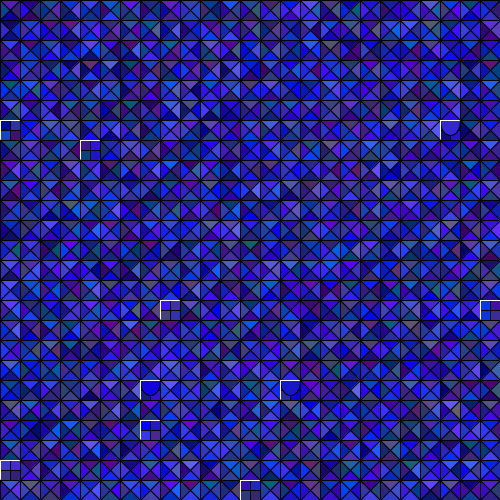
Frame 1 (no input)
Frame 60 (the mouse pressed at the canvas centre just before this capture): identical to frame 1, image omitted
Frame 120 (the mouse held since frame 60 and released just before this capture): identical to frame 1, image omitted

The Processing sketch that drew this single still picture (run headless with seeded random() and noise(); from frame 60 on, the mouse is pressed at the canvas centre):

// Processing sketch: processing_110292
// ── processing_110292.pde

int x=0;
int y=0;
float num1=0;
int num2=300;

void setup()
{
  size(500,500);
  background(0,0,255);
}

void draw()
{
  for(int count=500;y<count;y+=20)
  {
    for(int count2=500;x<count2;x+=20)
    {
      num1=random(305);
      if(num1<num2)
      {
        fill(random(70),random(70),random(100,255));
        triangle(x,y,x,y+20,x+10,y+10);
        fill(random(100),random(100),random(100,255));
        triangle(x,y,x+20,y,x+10,y+10);
        fill(random(100),random(100),random(100,255));
        triangle(x+20,y,x+10,y+10,x+20,y+20);
        fill(random(70),random(70),random(100,255));
        triangle(x,y+20,x+10,y+10,x+20,y+20);
      }
      if(num1>=num2)
      {
        num1=random(500);
        if(num1<num2)
        {
          fill(random(75,120));
          quad(x,y,x+20,y,x+20,y+20,x,y+20); 
          fill(random(70),random(70),random(100,255));
          rect(x,y,10,10);
          fill(random(70),random(70),random(100,255),200);
          rect(x+10,y,10,10);
          fill(random(70),random(70),random(100,255));
          rect(x,y+10,10,10);
          fill(random(70),random(70),random(100,255),200);
          rect(x+10,y+10,10,10);
          stroke(255);
          line(x,y,x+20,y);
          line(x,y+20,x,y);
          stroke(0);
        }
        if(num1>=num2)
        {
          num1=random(600);
          if(num1<num2)
          {
            fill(random(70),random(70),random(100,255),200);
            rect(x+10,y,10,10);
            fill(random(70),random(70),random(100,255));
            rect(x,y+10,10,10);
            fill(random(70),random(70),random(100,255));
            bezier(x,y,x+20,y,x+20,y+20,x,y+20);
            stroke(255);
            line(x,y,x+20,y);
            line(x,y+20,x,y);
          }
          else
          {
            fill(random(70),random(70),random(100,255));
            rect(x,y+10,10,10);
            fill(random(70),random(70),random(100,255),200);
            rect(x+10,y+10,10,10);
            fill(random(70),random(70),random(100,255));
            bezier(x+20,y,x+20,y+20,x,y+20,x,y);
            stroke(255);
            line(x,y,x+20,y);
            line(x,y+20,x,y);
          }
          stroke(0);
        }
        stroke(0);
      }
    }
    x=0;
  }
}
